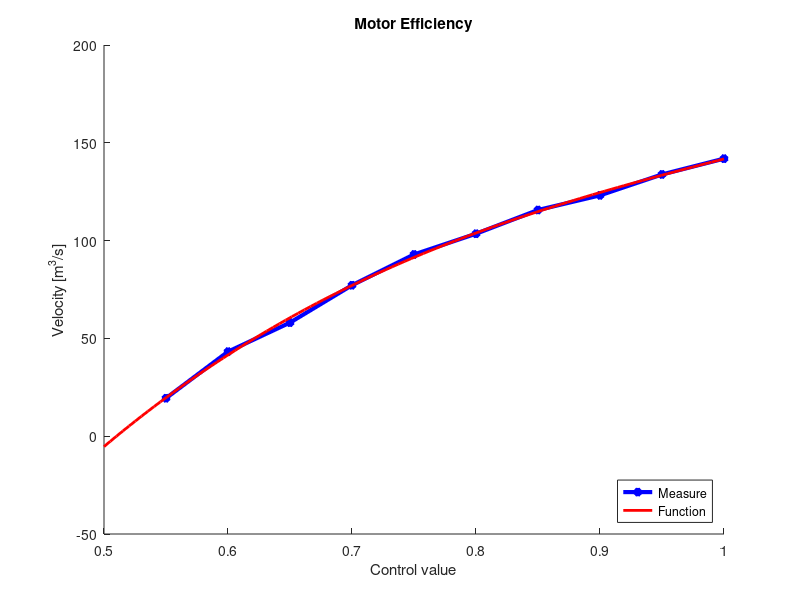

Write MATLAB code to recreate this figure.
clear all;
close all;

% Wartość zadana "Set_motor" - początkowa 0.55 ponieważ dopiero od takiego
% ustawienia pompa zaczynała nalewać wodę do zbiornika.
Set_motor = [0.55
            0.6
            0.65
            0.7
            0.75
            0.8
            0.85
            0.9 
            0.95
            1];
czas = [112.7
        50.62
        37.68
        28.35
        23.55
        21.14
        18.92
        17.77
        16.35
        15.42];

% Wymiary pierwszego zbiornika: a = 3.5, b = 25, c = 25
% Stąd całkowita objętość  Volume = 3.5*25*25 = 2375 [cm^3] 
Volume = 2188 %cm^3

% Policzona prędkość napełnienia policzonej objętości dla czasu przy której zadana wartość na pompę go napełniła
% valocity [cm^3/s]
velocity = Volume./czas;

% Dopasowanie funkcji wielomianowej do uzyskanych wyników
parametry_motor = polyfit(Set_motor, velocity,3)
a1_motor = parametry_motor(1)
a2_motor = parametry_motor(2)
a3_motor = parametry_motor(3)
a4_motor = parametry_motor(4)


f_motor = @(x) a1_motor * x.^3 + a2_motor * x.^2 + a3_motor * x + a4_motor;

set = linspace(0.5, 1);

figure(2)

hold on 
%plot(czas,Set_motor)
plot(Set_motor, velocity, 'b-*', 'LineWidth', 3)
plot(set, f_motor(set), 'r', 'LineWidth', 2)

legend('Measure', 'Function','Location','southeast');
title('Motor Efficiency')
xlabel('Control value')
ylabel('Velocity [m^3/s]')
hold off